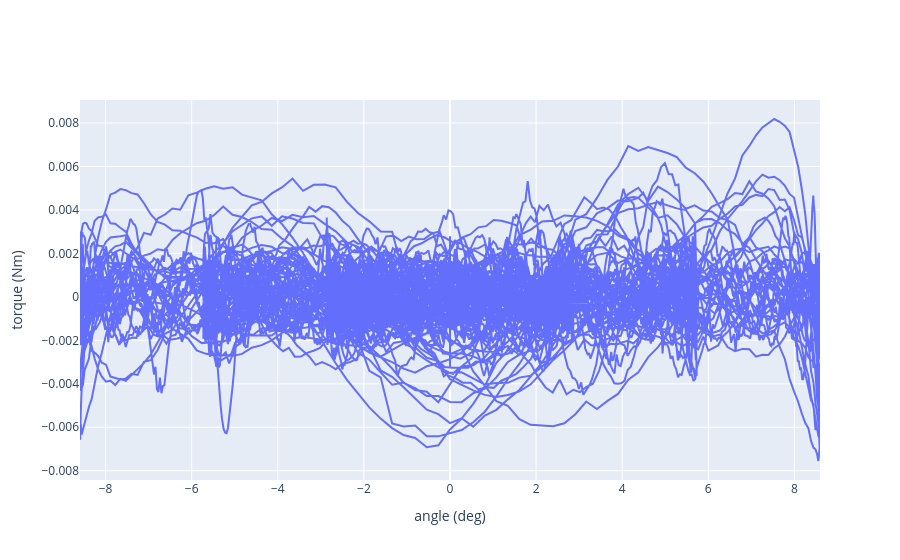

Notebook code cell kept with this figure:
### Code cell
fig = go.Figure()
fig.add_trace(go.Scatter(x=angle, y=forcetorque[3,:]))
fig.update_yaxes(title_text="torque (Nm)")
fig.update_xaxes(title_text="angle (deg)")

### Figure 1 — Plotly figure (JSON) as saved in the notebook; plotly's stock layout.template omitted (floating-point values rounded to 4 significant figures; data arrays with more than 128 entries replaced by an {"elided": "..."} marker saying what was removed)
{"data": [{"type": "scatter", "x": {"elided": "30400 float values"}, "y": {"elided": "30400 float values"}}], "layout": {"xaxis": {"title": {"text": "angle (deg)"}}, "yaxis": {"title": {"text": "torque (Nm)"}}}}
